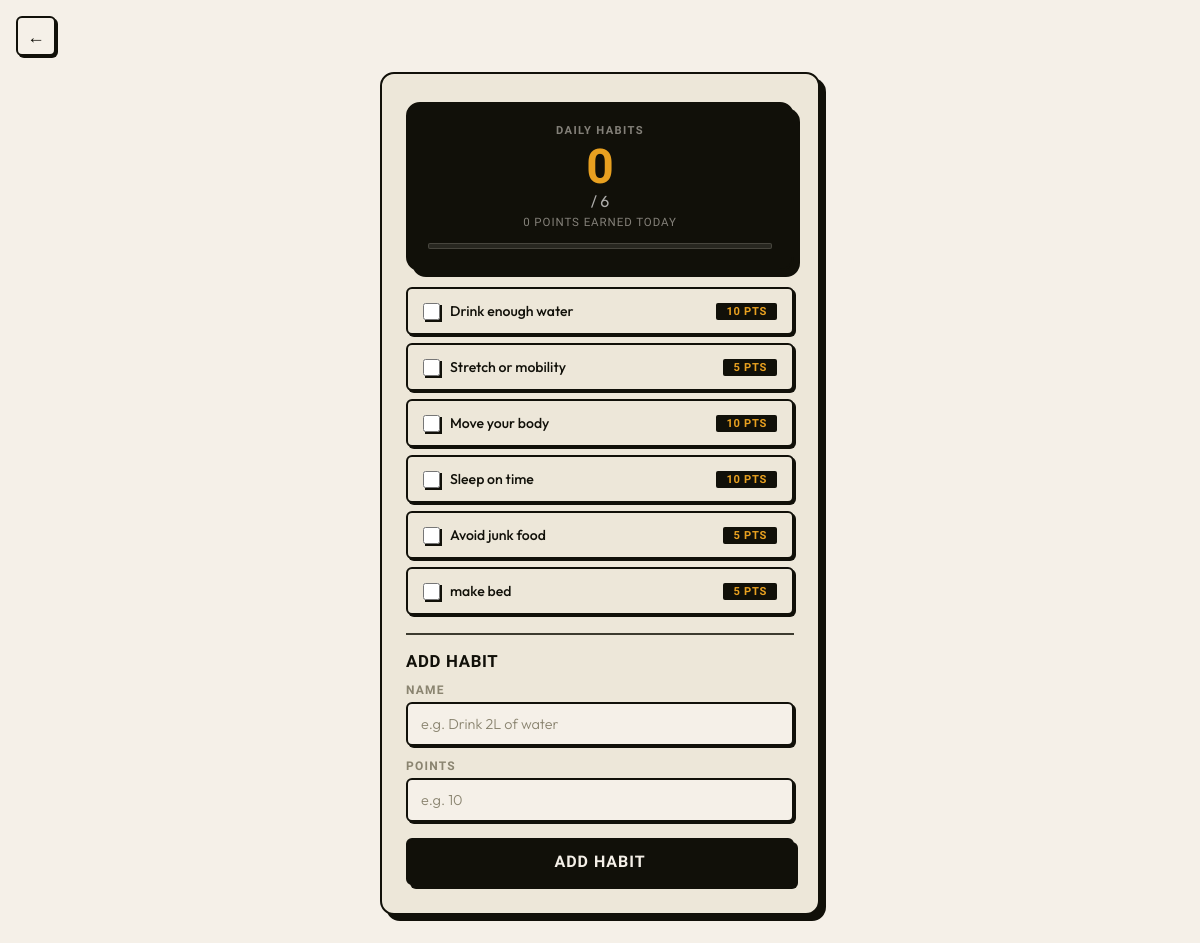
Page /checklist (signed in) on the committed database.
### tables this page shows
CREATE TABLE habits (
    id INTEGER PRIMARY KEY AUTOINCREMENT,
    user_id INTEGER,
    name TEXT,
    points INTEGER,
    is_default INTEGER DEFAULT 0,
    FOREIGN KEY (user_id) REFERENCES users(id)
);

### app.py (the view)
@app.route("/checklist", methods=["GET", "POST"])
def checklist():
    if "user_id" not in session:
        return redirect("/")
    today = date.today().isoformat()
    db = get_db()
    cursor = db.cursor()
    cursor.execute("SELECT COUNT(*) FROM habits WHERE user_id=?", (session["user_id"],))
    if cursor.fetchone()[0] == 0:
        for name, pts in [("Drink enough water",10),("Stretch or mobility",5),
                          ("Move your body",10),("Sleep on time",10),("Avoid junk food",5)]:
            cursor.execute("INSERT INTO habits (user_id,name,points,is_default) VALUES (?,?,?,1)",
                           (session["user_id"], name, pts))
        db.commit()
    if request.method == "POST":
        cursor.execute("INSERT INTO habits (user_id,name,points) VALUES (?,?,?)",
                       (session["user_id"], request.form["name"], request.form["points"]))
        db.commit()
        return redirect("/checklist")
    cursor.execute("""
        SELECT h.id, h.name, h.points, IFNULL(d.completed,0) completed
        FROM habits h
        LEFT JOIN daily_habits d ON h.id=d.habit_id AND d.date=?
        WHERE h.user_id=?
    """, (today, session["user_id"]))
    habits = cursor.fetchall()
    total = sum(h["points"] for h in habits if h["completed"])
    return render_template("checklist.html", habits=habits, total=total,
                           completed_count=sum(1 for h in habits if h["completed"]),
                           total_count=len(habits))

### app.py (called while the page is built)
def get_db():
    conn = sqlite3.connect(DB_PATH)
    conn.row_factory = sqlite3.Row
    return conn

### templates/checklist.html (shortened to what this page needs)
<!DOCTYPE html>
<html lang="en">
<head><meta charset="UTF-8"><meta name="viewport" content="width=device-width,initial-scale=1.0">
<link rel="stylesheet" href="{{ url_for('static', filename='css/style.css') }}"></head>
<body>
<a href="/dashboard" class="back-btn">&#8592;</a>
<div class="page center-page">
<div class="card fade-in">
  <div class="score-banner">
    <h3>Daily Habits</h3>
    <span class="score-num" id="sc-done">{{ completed_count }}</span><span style="font-size:1rem;opacity:.65;color:#fff;"> / <span id="sc-total">{{ total_count }}</span></span>
    <span class="score-sub" id="sc-pts">{{ total }} points earned today</span>
    <div class="score-track"><div class="score-fill" id="sc-bar" style="width:{{ [(completed_count / [total_count,1]|max * 100)|int, 100]|min }}%"></div></div>
  </div>
  <div id="habits-list">
  {% for h in habits %}
  <div class="habit-row {% if h.completed %}done{% endif %}" id="hr-{{ h.id }}" onclick="tog({{ h.id }})">
    <div class="habit-left">
      <input type="checkbox" id="cb-{{ h.id }}" {% if h.completed %}checked{% endif %} onclick="tog({{ h.id }});event.stopPropagation();">
      <span>{{ h.name }}</span>
    </div>
    <span class="pts-badge">{{ h.points }} pts</span>
  </div>
  {% endfor %}
  </div>
  <div class="add-habit">
    <h3 style="margin-bottom:12px;">Add Habit</h3>
    <form method="post" id="add-form">
      <label>Name</label>
      <input name="name" placeholder="e.g. Drink 2L of water" required>
      <label>Points</label>
      <input name="points" placeholder="e.g. 10" type="number" min="1" max="100" required style="margin-bottom:16px;">
      <button type="submit" class="btn btn-full" style="padding:12px;">Add Habit</button>
    </form>
  </div>
</div>
</div>
</body></html>

### rows in the picture
habits: name "Drink enough water", points "10"
habits: name "Stretch or mobility", points "5"
habits: name "Move your body", points "10"
habits: name "Sleep on time", points "10"
habits: name "Avoid junk food", points "5"
habits: name "make bed", points "5"

### other values in the picture
{{ completed_count }} "0"
{{ total_count }} "6"
{{ total }} "0"
